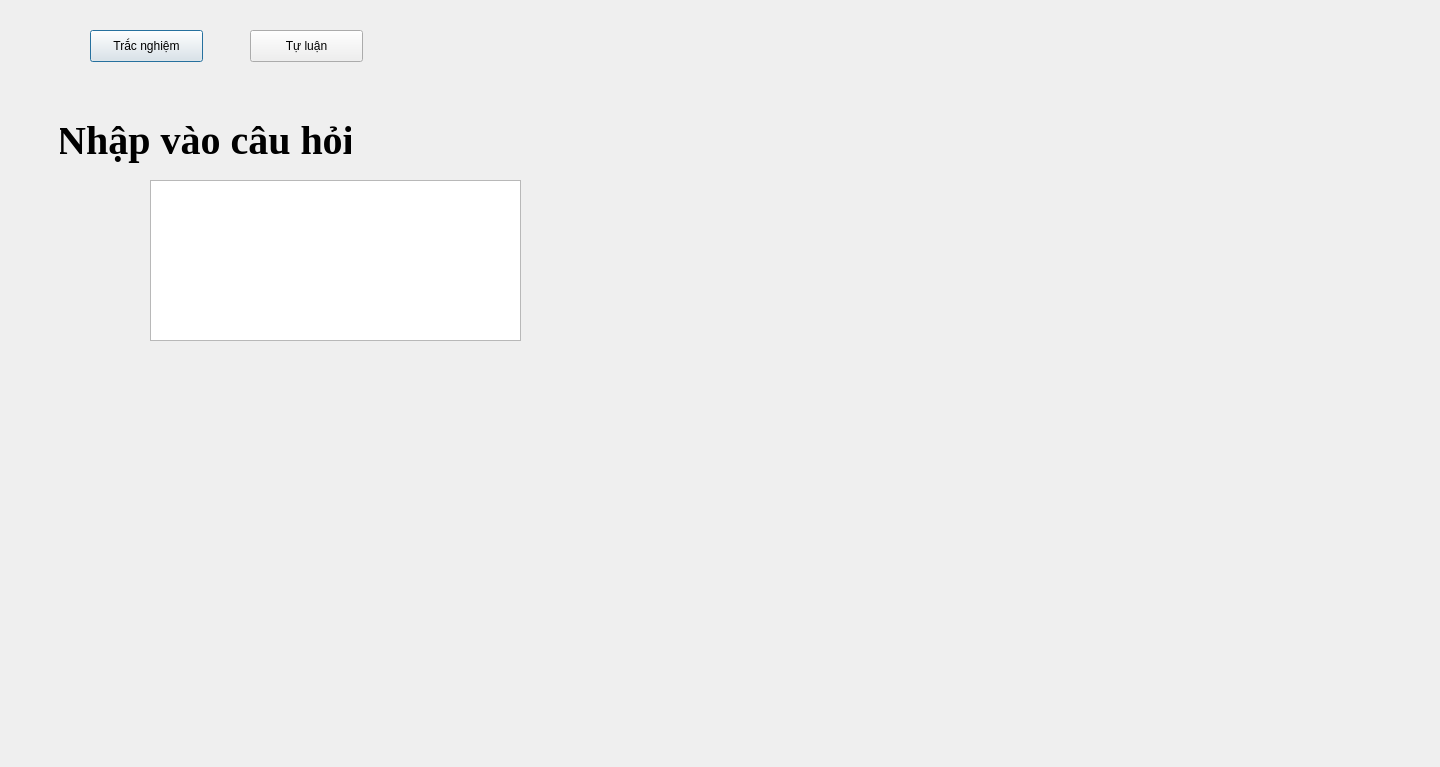
<?xml version="1.0" encoding="UTF-8"?>
<ui version="4.0">
 <class>Dialog</class>
 <widget class="QDialog" name="Dialog">
  <property name="geometry">
   <rect>
    <x>0</x>
    <y>0</y>
    <width>1440</width>
    <height>767</height>
   </rect>
  </property>
  <property name="windowTitle">
   <string>Dialog</string>
  </property>
  <widget class="QLabel" name="label">
   <property name="geometry">
    <rect>
     <x>60</x>
     <y>110</y>
     <width>291</width>
     <height>61</height>
    </rect>
   </property>
   <property name="font">
    <font>
     <family>Times New Roman</family>
     <pointsize>30</pointsize>
     <weight>75</weight>
     <bold>true</bold>
    </font>
   </property>
   <property name="text">
    <string>Nhập vào câu hỏi</string>
   </property>
   <property name="alignment">
    <set>Qt::AlignCenter</set>
   </property>
   <property name="textInteractionFlags">
    <set>Qt::NoTextInteraction</set>
   </property>
  </widget>
  <widget class="QTextEdit" name="textEdit">
   <property name="geometry">
    <rect>
     <x>150</x>
     <y>180</y>
     <width>371</width>
     <height>161</height>
    </rect>
   </property>
  </widget>
  <widget class="QPushButton" name="pushButton">
   <property name="geometry">
    <rect>
     <x>90</x>
     <y>30</y>
     <width>113</width>
     <height>32</height>
    </rect>
   </property>
   <property name="text">
    <string>Trắc nghiệm</string>
   </property>
  </widget>
  <widget class="QPushButton" name="pushButton_2">
   <property name="geometry">
    <rect>
     <x>250</x>
     <y>30</y>
     <width>113</width>
     <height>32</height>
    </rect>
   </property>
   <property name="text">
    <string>Tự luận</string>
   </property>
  </widget>
 </widget>
 <resources/>
 <connections/>
</ui>
